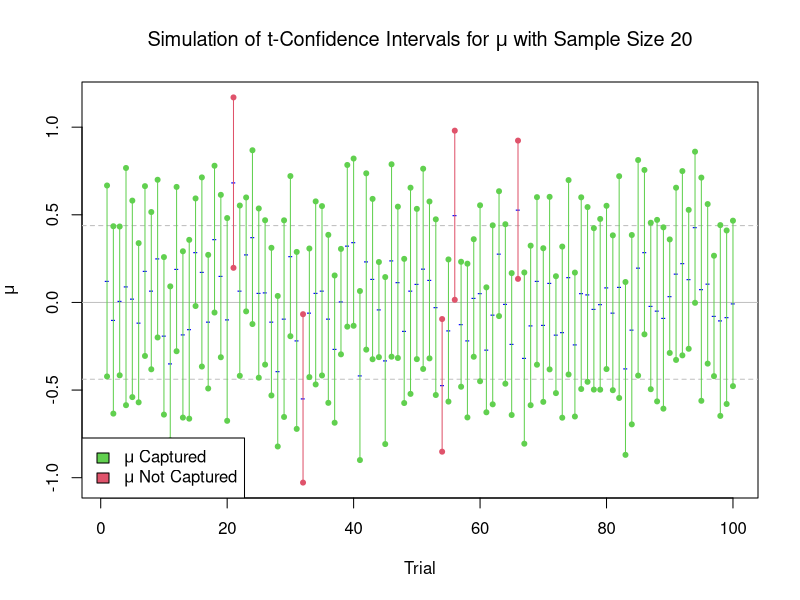
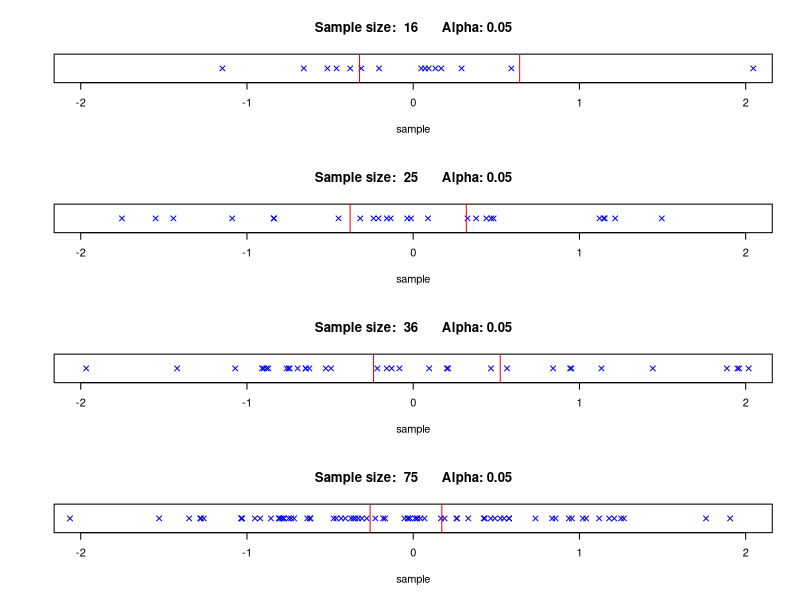

Reproduce these figures in R, in order.
# Author: Jeremy Werner
# Description: This script will plot two illustrations of approximate confidence
#              intervals. The first graphs 100 confidence intervals of level alpha
#              with repeated sampling. The second plots four samples of different
#              sizes with their respective confidence intervals. Inspiration and
#              outline for first example from link below
# Reference: http://www.math.utah.edu/~treiberg/M3074SimIntEg.pdf


# First CI function

intervals1 = function(alpha, n, m){

	ta2 <- qt(alpha/2,df=n-1,lower.tail=FALSE)
	za2 <- qnorm(alpha/2,lower.tail=FALSE)
	low <-1:100
	high <- 1:100
	mean = 1:100
	captured <- rep(TRUE,100)
	c1 <- ta2/sqrt(n)
	c12 <- c1^2
	for(j in 1:m){
		x <- rnorm(n)
		xbar <- mean(x)
		s <- sd(x)
		captured[j] <- xbar^2 >= c12*s^2
		low[j] <- xbar - c1*s
		high[j] <- xbar + c1*s
		mean[j] = xbar
	}

	plot(c(low,high),type="n",xlim=c(1,100),xlab="Trial",ylab=expression(mu),pch=19)
	abline(h = c(0, za2/sqrt(n), -za2/sqrt(n)), lty = c(1,2,2), col = "gray")
	points(high, col = 3-captured, pch = 20)
	points(low, col = 3-captured, pch = 20)
	points(mean, col = "blue", pch = "-")
	for(i in 1:100){
		lines(c(i,i), c(low[i],high[i]), col = 3-captured[i], pch = 19)
	}

	title(expression(paste("Simulation of t-Confidence Intervals for ", mu, " with Sample Size 20")))

	legend("bottomleft", legend = c(expression(paste(mu," Captured")), expression(paste(mu," Not Captured"))), fill = c(3,2))

	return(mean)
}# intervals1


#CI on number lines (different sample sizes)
intervals2 = function(alpha){
	par(mfrow = c(4,1))
	lapply(c(16,25,36,75), FUN = function(x,alph){
		sample = rnorm(x)

		plot(sample, rep(0,length(sample)), xlim = c(-2,2), pch = 4, col = "blue", ylab = "", main = paste("Sample size: ", x, "     Alpha:", alph), yaxt = 'n')
		
		mu = mean(sample)
		k = qnorm(1-alpha/2)*sd(sample)/sqrt(length(sample))
		abline(v = mu + k, col = "RED")
		abline(v = mu - k, col = "RED")
	}, alph = alpha)
}#intervals2



##############
# Main Block #
##############
m_in <- 100
alpha_in <- .05
n_in <- 20

# Run the first intervals function and returns the means (to plot and show the distribution if you desire)
means = intervals1(alpha_in, n_in, m_in)

############################
# Second interval function #
############################
alpha_in = .05

intervals2(alpha_in)



